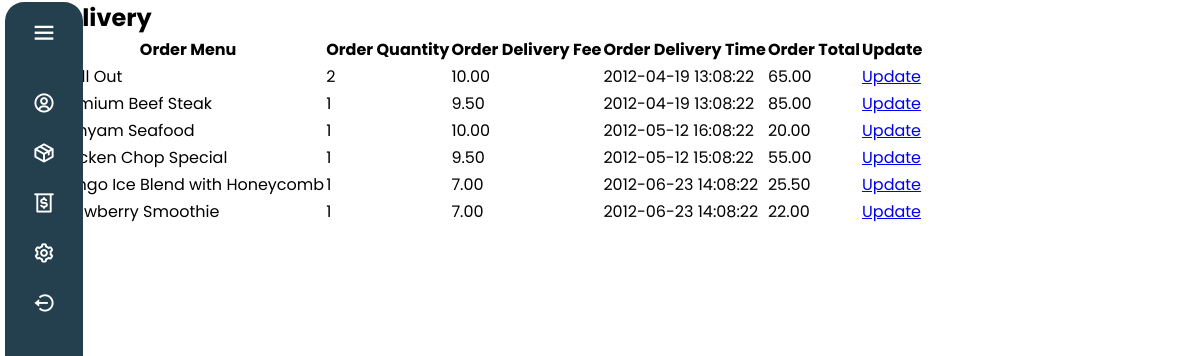
The app's page /OLD/Rider/deliverynote.php (signed in) with its own data.
### tables this page shows
CREATE TABLE `OrderRecord`(
    `Order_ID` INT AUTO_INCREMENT,
    `Cust_ID` INT,
    `Rest_ID` INT,
    `Rider_ID` INT,
    `Order_MenuName` VARCHAR(30),
    `Order_Quantity` INT,
    `Order_DeliveryFee` DECIMAL(65,2),
    `Order_DeliveryTime` DATETIME,
    `Order_Total` DECIMAL(65,2),
    PRIMARY KEY (`Order_ID`)
);

### OLD/Rider/deliverynote.php (the view, shortened to what this page needs)
<!-- <?php
    include_once 'C:\xampp\htdocs\Foody\Database\db.php';
?>
        <?php include "./ridernavigationBar.php" ?>
        <div style="padding-left: 50px;">
    <article>
        <h1>Delivery</h1>
    <table>
        <tr>
            <th>Order Menu</th>
            <th>Order Quantity</th>
            <th>Order Delivery Fee</th>
            <th>Order Delivery Time</th>
            <th>Order Total</th>
            <th>Update</th>
        </tr>
        <?php
             $query = "SELECT * FROM orderrecord";
             $result = mysqli_query($con,$query);
             if (mysqli_num_rows($result) > 0){
                while($row = mysqli_fetch_assoc($result)){
                    $Menu = $row["Order_MenuName"];
                    $Quantity = $row["Order_Quantity"];
                    $DeliveryFee = $row["Order_DeliveryFee"];
                    $DeliveryTime = $row["Order_DeliveryTime"];
                    $OrderTotal = $row["Order_Total"];
        ?>
                    <tr>
                        <td><?php echo $Menu;?></td>
                        <td><?php echo $Quantity;?></td>
                        <td><?php echo $DeliveryFee;?></td>
                        <td><?php echo $DeliveryTime;?></td>
                        <td><?php echo $OrderTotal;?></td>
                        <td><a href="updatedelivery.php?id=<?php echo $OrderStatus; ?>">Update</a></td>
                    </tr>
        <?php
                }
             } else {
                  echo "0 results";
             }
        ?>
    </table>
    </article>
</body>
</html> -->

### OLD/Rider/RnavigationBar.css (style rules this page uses)
* { margin:0; padding:0; box-sizing: border-box; font-family: 'Poppins',sans-serif; }
body { position: relative; min-height: 100vh; width: 100%; overflow: hidden; }

### records on screen
orderrecord: Order_MenuName "Shell Out", Order_Quantity "2", Order_DeliveryFee "10.00", Order_DeliveryTime "2012-04-19 13:08:22", Order_Total "65.00"
orderrecord: Order_MenuName "Premium Beef Steak", Order_Quantity "1", Order_DeliveryFee "9.50", Order_DeliveryTime "2012-04-19 13:08:22", Order_Total "85.00"
orderrecord: Order_MenuName "Tomyam Seafood", Order_Quantity "1", Order_DeliveryFee "10.00", Order_DeliveryTime "2012-05-12 16:08:22", Order_Total "20.00"
orderrecord: Order_MenuName "Chicken Chop Special", Order_Quantity "1", Order_DeliveryFee "9.50", Order_DeliveryTime "2012-05-12 15:08:22", Order_Total "55.00"
orderrecord: Order_MenuName "Mango Ice Blend with Honeycomb", Order_Quantity "1", Order_DeliveryFee "7.00", Order_DeliveryTime "2012-06-23 14:08:22", Order_Total "25.50"
orderrecord: Order_MenuName "Strawberry Smoothie", Order_Quantity "1", Order_DeliveryFee "7.00", Order_DeliveryTime "2012-06-23 14:08:22", Order_Total "22.00"
